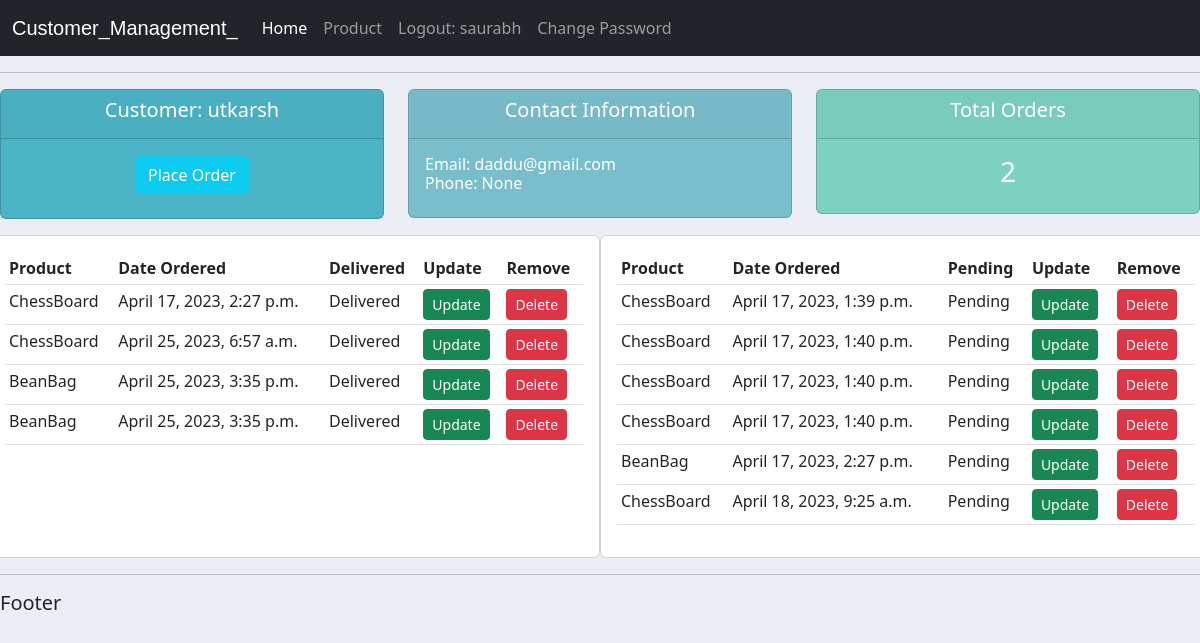
Page /customer/25/ (signed in) on the committed database.
### App/models.py (models this page shows, shortened)
class Customer(models.Model):
    user = models.OneToOneField(User,null=True,on_delete=models.CASCADE,serialize=id)
    name = models.CharField(max_length=200,null=True)
    phone = models.CharField(max_length=200,null=True,blank=True)
    email = models.CharField(max_length=200,null=True,blank=True)
    date = models.DateTimeField(auto_now_add=True,blank=True)

class Order(models.Model):
    STATUS = (
        ('Pending','Pending'),('Out for Delivery','Out for Delivery'),('Delivered','Delivered')
    )
    cust = models.ForeignKey(Customer,null=True,on_delete=models.SET_NULL,serialize=id)  # Many(order) to One(customer) relationship : One Customer can have Multiple orders.
    prod = models.ForeignKey(Product,null=True,on_delete=models.SET_NULL,serialize=id)   # Many(order) to One(product) Relationship : One Product can be ordered Multiple times.
    date = models.DateTimeField(auto_now_add=True)
    status = models.CharField(max_length=200,null=True,choices=STATUS)

class Product(models.Model):
    CATEGORY = (('Indoor','Indoor'),('Outdoor','Outdoor'))
    tag = models.ManyToManyField(Tag)
    name = models.CharField(max_length=200,null=True)
    price = models.FloatField(null=True)
    category = models.CharField(max_length=200,null=True,choices=CATEGORY)
    description = models.CharField(max_length=200,null=True,blank=True)
    date = models.DateTimeField(auto_now_add=True)

### App/decorators.py (the view)
        def wrapper_func(request,*args,**kwargs):
            group = None
            if request.user.groups.exists():
                group = request.user.groups.all()[0].name
            if group in allowed_roles:
                return view_func(request,*args,**kwargs)
            else:
                return redirect('/products/')

### App/views.py (called while the page is built)
@login_required(login_url='/login/')
@allowedUsers(allowed_roles=['admin','staff'])
def customerPage(request,cid):
    customer = Customer.objects.get(pk=cid)
    orders = customer.order_set.all()
    orderCount = orders.count()
    delivered = Order.objects.filter(status='Delivered')
    pending = Order.objects.filter(status='Pending')
    return render(request,'customer.html',{'customer':customer,'orderCount':orderCount,'order':orders,'delivered':delivered,'pending':pending})

### templates/customer.html (shortened to what this page needs)
{% extends 'main.html' %}
{%block content%}
<div class="row">
    <div class="col">
        <div class="col-md">
            <div class="card text-center text-white mb-3" id="total_orders">
                <div class="card-header">
                    <h5 class="card-title">Customer: {{customer.name}}</h5>
                </div>
                <div class="card-body">
                    <h3 class="card-title">
                        <a class="btn btn-info text-white" href="/createOrder/{{customer.id}}/">Place Order</a>
                    </h3>
                </div>
            </div>
        </div>
    </div>
    <div class="col">
        <div class="col-md">
            <div class="card text-center text-white mb-3" id="orders_delivered">
                <div class="card-header">
                    <h5 class="card-title">Contact Information</h5>
                </div>
                <div class="card-body">
                    <h6 class="card-title">
                        <div style="text-align:left;">Email: {{customer.email}}</div>
                        <div style="text-align:left;">Phone: {{customer.phone}}</div>
                    </h6>
                </div>
            </div>
        </div>
    </div>
    <div class="col">
        <div class="col-md">
            <div class="card text-center text-white mb-3" id="orders_pending">
                <div class="card-header">
                    <h5 class="card-title">Total Orders</h5>
                </div>
                <div class="card-body">
                    <h3 class="card-title">{{orderCount}}</h3>
                </div>
            </div>
        </div>
    </div>
</div>
<div class="row">
    <div class="col-md-5 card card-body">
        <div class="">
            <table class="table table-sm ">
                <tr>
                    <th>Product</th>
                    <th>Date Ordered</th>
                    <th>Delivered</th>
                    <th>Update</th>
                    <th>Remove</th>
                </tr>
                {%for i in delivered%}
                    <tr>
                        <td>{{i.prod.name}}</td>
                        <td>{{i.date}}</td>
                        <td>{{i.status}}</td>
                        <td><a href="/updateOrder/{{i.id}}" class="btn btn-sm btn-success">Update</a></td>
                        <td><a href="/deleteOrder/{{i.id}}" class="btn btn-sm btn-danger">Delete</a></td>
                    </tr>
                {%endfor%}
            </table>
        </div>
    </div>
    <div class="col-md-5 card card-body">
        <div class="">
            <table class="table table-sm ">
                <tr>
                    <th>Product</th>
                    <th>Date Ordered</th>
                    <th>Pending</th>
                    <th>Update</th>
                    <th>Remove</th>
                </tr>
                {%for i in pending%}
                    <tr>
                        <td>{{i.prod.name}}</td>
                        <td>{{i.date}}</td>
                        <td>{{i.status}}</td>
                        <td><a href="/updateOrder/{{i.id}}" class="btn btn-sm btn-success">Update</a></td>
                        <td><a href="/deleteOrder/{{i.id}}" class="btn btn-sm btn-danger">Delete</a></td>
                    </tr>
                {%endfor%}
            </table>
        </div>
    </div>
</div>
{%endblock content%}

### templates/navbar.html (shortened to what this page needs)
<nav class="navbar navbar-expand-lg navbar-dark bg-dark">
    <div class="container-fluid">
      <a class="navbar-brand" id="logo" href="#">Customer_Management_</a>
      <div class="collapse navbar-collapse" id="navbarNav">
        <ul class="navbar-nav">
          <li class="nav-item">
            <a class="nav-link active" aria-current="page" href="/">Home</a>
          </li>
          <li class="nav-item">
            <a class="nav-link" href="/products/">Product</a>
          </li>
          <span>
            <a class="nav-link" href="/logout/">Logout: {{request.user}}</a>
          </span>
          <span>
            <a  class="nav-link" style="display:flex;align-items:center; text-decoration:none;" href="/change/">Change Password</a>
          </span>
        </ul>
      </div>
    </div>
  </nav>

### templates/main.html (style rules this page uses)
html { overflow-x:hidden; }
#logo { font-family:sans-serif; }
body { background-color:#ebeff5; }
#total_orders { background-color:#4cb4c7; }
#orders_delivered { background-color:#7abecc; }
#orders_pending { background-color:#7CD1C0; }

### rows in the picture
Customer: name "utkarsh", email "daddu@gmail.com", phone "None"
Order: prod.name "ChessBoard", date "April 17, 2023, 2:27 p.m.", status "Delivered"
Order: prod.name "ChessBoard", date "April 25, 2023, 6:57 a.m.", status "Delivered"
Order: prod.name "BeanBag", date "April 25, 2023, 3:35 p.m.", status "Delivered"
Order: prod.name "BeanBag", date "April 25, 2023, 3:35 p.m.", status "Delivered"
Order: prod.name "ChessBoard", date "April 17, 2023, 1:39 p.m.", status "Pending"
Order: prod.name "ChessBoard", date "April 17, 2023, 1:40 p.m.", status "Pending"
Order: prod.name "ChessBoard", date "April 17, 2023, 1:40 p.m.", status "Pending"
Order: prod.name "ChessBoard", date "April 17, 2023, 1:40 p.m.", status "Pending"
Order: prod.name "BeanBag", date "April 17, 2023, 2:27 p.m.", status "Pending"
Order: prod.name "ChessBoard", date "April 18, 2023, 9:25 a.m.", status "Pending"

### other values in the picture
{{ request.user }} "saurabh"
{{ orderCount }} "2"
